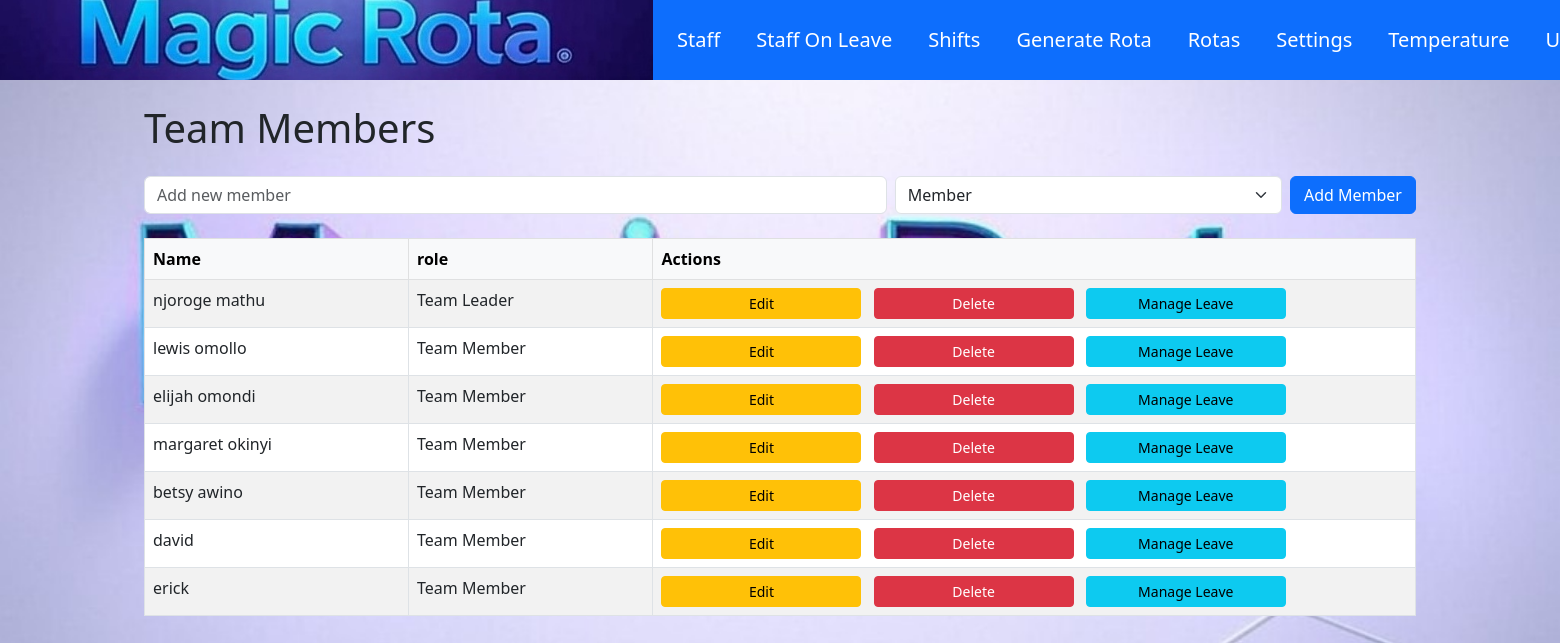
Before: /members (signed in) with the older database file.
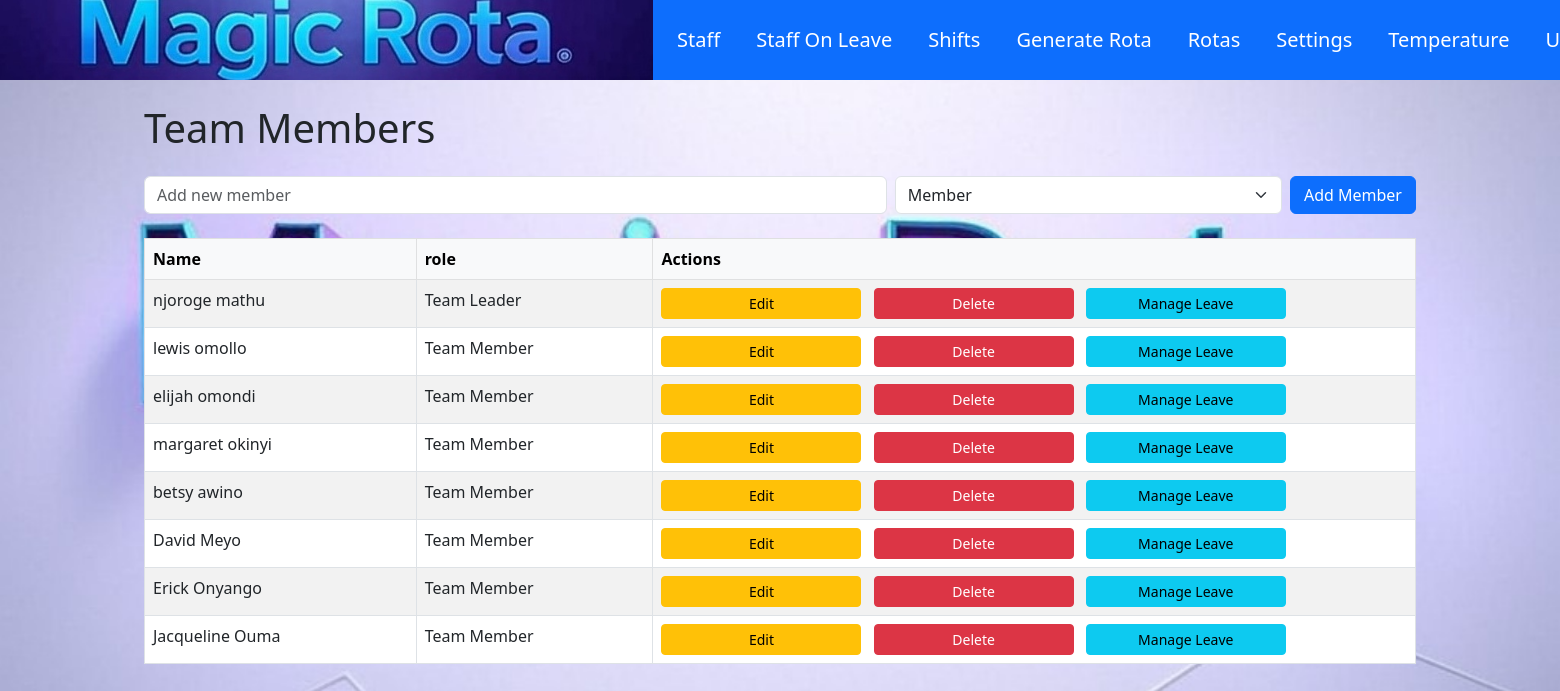
After: the same page with the newer database file.
### models/models.py (models this page shows)
class Team(db.Model):
    id = db.Column(db.Integer, primary_key=True)
    name = db.Column(db.String(50), nullable=False)
    is_admin = db.Column(db.Integer, default=0)  # sets if team member is incharge there no odd shifts

### blueprints/members.py (the view)
@members_bp.route('/members', methods=['GET', 'POST'])
@login_required
def manage_members():
    teams = Team.query.all()
    return render_template('members.html', teams=teams)

### app.py (called while the page is built)
@login_manager.user_loader
def load_user(user_id):
    return db.session.get(User, int(user_id))

@app.before_request
def update_session_timeout():
    if current_user.is_authenticated:
        session.permanent = True  # Extend the session lifetime for each request

### templates/members.html (shortened to what this page needs)
{% extends 'base.html' %}
{% block content %}
<div class="container mt-4">
    <h1 class="mb-4">Team Members</h1>
<form method="POST" action="{{ url_for('members.add_member') }}" class="d-flex mb-4">
    <input
        type="text"
        name="name"
        placeholder="Add new member"
        class="form-control me-2"
        required>
    <select name="is_admin" class="form-select me-2" style="width:50%;" required>
        <option value="0" selected>Member</option>
    </select>
    <button type="submit" class="btn btn-primary">Add Member</button>
</form>
    <table class="table table-striped table-bordered">
        <thead class="table-light">
            <tr>
                <th>Name</th>
                 <th>role</th>
                <th style="width: 60%;">Actions</th>
            </tr>
        </thead>
        <tbody>
            {% for member in teams %}
            <tr>
                <td>{{ member.name }}</td>
                <td>
  {% if member.is_admin == 1 %}
    Team Leader
  {% else %}
    Team Member
  {% endif %}
</td>
                <td>
                    <button
                        class="btn btn-warning btn-sm me-2"
                        data-bs-toggle="modal"
                        data-bs-target="#editMemberModal"
                        data-member-id="{{ member.id }}"
                        data-member-name="{{ member.name }}"
                         data-member-role="{{ member.is_admin }}">
                        Edit
                    </button>
                    <form
                        method="POST"
                        action="{{ url_for('members.delete_member', member_id=member.id) }}"
                        class="d-inline">
                        <button
                            type="submit"
                            class="btn btn-danger btn-sm"
                            onclick="return confirm('Are you sure you want to delete this member?');">
                            Delete
                        </button>
                    </form>
                    <button
                        class="btn btn-info btn-sm ms-2"
                        data-bs-toggle="modal"
                        data-bs-target="#leaveModal{{ member.id }}">
                        Manage Leave
                    </button>
                </td>
            </tr>
            {% endfor %}
        </tbody>
    </table>
</div>
{% endblock %}

### templates/base.html (shortened to what this page needs)
<!DOCTYPE html>
<html lang="en">
<head>
  <link href="https://cdn.jsdelivr.net/npm/bootstrap@5.3.0/dist/css/bootstrap.min.css" rel="stylesheet">
  <link rel="stylesheet" href="{{ url_for('static', filename='styles.css') }}">
</head>
<body>
  <nav class="navbar navbar-expand-lg navbar-dark bg-primary" style="height: 80px;">
    <div class="container-fluid">
      <a class="navbar-brand text-white" href="/">
        <img src="{{ url_for('static', filename='images/magicbanner.jpeg') }}" alt="Magic Rota Logo">
      </a>
      <div class="collapse navbar-collapse justify-content-between" id="navbarNav">
        <ul class="navbar-nav">
          <li class="nav-item"><a class="nav-link text-white fs-5" href="/members">Staff</a></li>
          <li class="nav-item"><a class="nav-link text-white fs-5" href="/on_leave">Staff On Leave</a></li>
          <li class="nav-item"><a class="nav-link text-white fs-5" href="/shifts">Shifts</a></li>
          <li class="nav-item"><a class="nav-link text-white fs-5" href="/generate_rota">Generate Rota</a></li>
          <li class="nav-item"><a class="nav-link text-white fs-5" href="/rotas">Rotas</a></li>
          <li class="nav-item"><a class="nav-link text-white fs-5" href="/org_details">Settings</a></li>
          <li class="nav-item"><a class="nav-link text-white fs-5" href="/temp_log">Temperature</a></li>
          <li class="nav-item"><a class="nav-link text-white fs-5" href="/users">Users</a></li>
        </ul>
      </div>
    </div>
  </nav>
  <div class="container mt-4">
    {% block content %}{% endblock %}
  </div>
</body>
</html>

### static/styles.css (style rules this page uses)
button { align-self: center; width: 200px; }
body { background-image: url('/static/images/magic.jpeg'); background-size: cover; background-repeat: no-repeat; background-attachment: fixed; background-position: center; }

### templates/base.html (style rules this page uses)
.navbar-nav { flex-wrap: nowrap; overflow: hidden; }
.navbar-nav .nav-item { margin-right: 10px; }
.navbar-brand img { max-height: 80px; width: auto; margin-left: -10px; }
.navbar-collapse { flex-wrap: nowrap; }
.nav-link { padding: 8px 12px; white-space: nowrap; }
.container-fluid { padding-left: 10px; padding-right: 10px; }
.navbar-expand-lg .navbar-nav { display: flex; flex-direction: row; align-items: center; gap: 10px; }

Changed rows visible on the page:
changed Team: name "david" → "David Meyo"
changed Team: name "erick" → "Erick Onyango"
added Team: name "Jacqueline Ouma", is_admin "Team Member"
